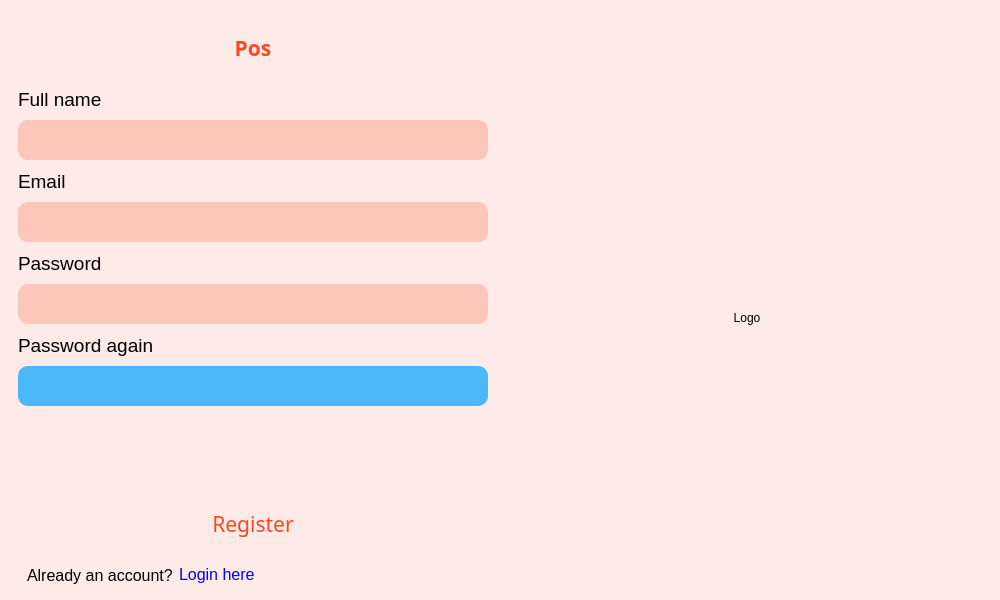
<?xml version="1.0" encoding="UTF-8"?>
<ui version="4.0">
 <class>MainWindow</class>
 <widget class="QMainWindow" name="MainWindow">
  <property name="geometry">
   <rect>
    <x>0</x>
    <y>0</y>
    <width>1000</width>
    <height>600</height>
   </rect>
  </property>
  <property name="sizePolicy">
   <sizepolicy hsizetype="Preferred" vsizetype="Fixed">
    <horstretch>0</horstretch>
    <verstretch>0</verstretch>
   </sizepolicy>
  </property>
  <property name="minimumSize">
   <size>
    <width>1000</width>
    <height>600</height>
   </size>
  </property>
  <property name="maximumSize">
   <size>
    <width>1000</width>
    <height>600</height>
   </size>
  </property>
  <property name="windowTitle">
   <string>MainWindow</string>
  </property>
  <widget class="QWidget" name="centralwidget">
   <property name="maximumSize">
    <size>
     <width>16777215</width>
     <height>600</height>
    </size>
   </property>
   <property name="styleSheet">
    <string notr="true">#centralwidget {
	background: #FEEBE7;
}

#title {
	color: #F54927;
}

#email, #password, #full_name {
	background: #FCC6BB;
	border: none;
	outline: none;
	border-radius: 10px;
	min-height: 40px;
}

#signup {
	color: #F54927;
	border: none;
	outline: none;
	border-radius: 10px;
	min-height: 40px;
}

#signup:hover {
	color: #FEEBE7;
	background: #F54927;
}

#forgot_pass, #nav_login {
	color: blue;
	background: transparent;
	border: none;
	outline: none;	
	text-align: left; 
}</string>
   </property>
   <layout class="QHBoxLayout" name="horizontalLayout" stretch="1,1">
    <item>
     <widget class="QWidget" name="widget" native="true">
      <property name="sizePolicy">
       <sizepolicy hsizetype="Preferred" vsizetype="Minimum">
        <horstretch>0</horstretch>
        <verstretch>0</verstretch>
       </sizepolicy>
      </property>
      <property name="minimumSize">
       <size>
        <width>0</width>
        <height>600</height>
       </size>
      </property>
      <property name="maximumSize">
       <size>
        <width>16777215</width>
        <height>600</height>
       </size>
      </property>
      <property name="styleSheet">
       <string notr="true"/>
      </property>
      <layout class="QVBoxLayout" name="verticalLayout">
       <item>
        <widget class="QLabel" name="title">
         <property name="sizePolicy">
          <sizepolicy hsizetype="Preferred" vsizetype="Fixed">
           <horstretch>0</horstretch>
           <verstretch>0</verstretch>
          </sizepolicy>
         </property>
         <property name="minimumSize">
          <size>
           <width>0</width>
           <height>30</height>
          </size>
         </property>
         <property name="maximumSize">
          <size>
           <width>16777215</width>
           <height>60</height>
          </size>
         </property>
         <property name="font">
          <font>
           <family>Arial Black</family>
           <pointsize>16</pointsize>
           <weight>75</weight>
           <bold>true</bold>
          </font>
         </property>
         <property name="text">
          <string>Pos</string>
         </property>
         <property name="alignment">
          <set>Qt::AlignCenter</set>
         </property>
        </widget>
       </item>
       <item>
        <widget class="QLabel" name="label_6">
         <property name="sizePolicy">
          <sizepolicy hsizetype="Preferred" vsizetype="Minimum">
           <horstretch>0</horstretch>
           <verstretch>0</verstretch>
          </sizepolicy>
         </property>
         <property name="minimumSize">
          <size>
           <width>0</width>
           <height>30</height>
          </size>
         </property>
         <property name="maximumSize">
          <size>
           <width>16777215</width>
           <height>30</height>
          </size>
         </property>
         <property name="font">
          <font>
           <family>Arial</family>
           <pointsize>14</pointsize>
          </font>
         </property>
         <property name="text">
          <string>Full name</string>
         </property>
        </widget>
       </item>
       <item>
        <widget class="QLineEdit" name="full_name">
         <property name="minimumSize">
          <size>
           <width>0</width>
           <height>40</height>
          </size>
         </property>
         <property name="font">
          <font>
           <family>Arial</family>
           <pointsize>14</pointsize>
          </font>
         </property>
        </widget>
       </item>
       <item>
        <widget class="QLabel" name="label_3">
         <property name="sizePolicy">
          <sizepolicy hsizetype="Preferred" vsizetype="Minimum">
           <horstretch>0</horstretch>
           <verstretch>0</verstretch>
          </sizepolicy>
         </property>
         <property name="minimumSize">
          <size>
           <width>0</width>
           <height>30</height>
          </size>
         </property>
         <property name="maximumSize">
          <size>
           <width>16777215</width>
           <height>30</height>
          </size>
         </property>
         <property name="font">
          <font>
           <family>Arial</family>
           <pointsize>14</pointsize>
          </font>
         </property>
         <property name="text">
          <string>Email</string>
         </property>
        </widget>
       </item>
       <item>
        <widget class="QLineEdit" name="email">
         <property name="minimumSize">
          <size>
           <width>0</width>
           <height>40</height>
          </size>
         </property>
         <property name="font">
          <font>
           <family>Arial</family>
           <pointsize>14</pointsize>
          </font>
         </property>
        </widget>
       </item>
       <item>
        <widget class="QLabel" name="label_4">
         <property name="minimumSize">
          <size>
           <width>0</width>
           <height>30</height>
          </size>
         </property>
         <property name="maximumSize">
          <size>
           <width>16777215</width>
           <height>30</height>
          </size>
         </property>
         <property name="font">
          <font>
           <family>Arial</family>
           <pointsize>14</pointsize>
          </font>
         </property>
         <property name="text">
          <string>Password</string>
         </property>
        </widget>
       </item>
       <item>
        <widget class="QLineEdit" name="password">
         <property name="minimumSize">
          <size>
           <width>0</width>
           <height>40</height>
          </size>
         </property>
         <property name="baseSize">
          <size>
           <width>0</width>
           <height>30</height>
          </size>
         </property>
         <property name="font">
          <font>
           <family>Arial</family>
           <pointsize>14</pointsize>
          </font>
         </property>
         <property name="echoMode">
          <enum>QLineEdit::Password</enum>
         </property>
        </widget>
       </item>
       <item>
        <widget class="QLabel" name="label_7">
         <property name="minimumSize">
          <size>
           <width>0</width>
           <height>30</height>
          </size>
         </property>
         <property name="maximumSize">
          <size>
           <width>16777215</width>
           <height>30</height>
          </size>
         </property>
         <property name="font">
          <font>
           <family>Arial</family>
           <pointsize>14</pointsize>
          </font>
         </property>
         <property name="text">
          <string>Password again</string>
         </property>
        </widget>
       </item>
       <item>
        <widget class="QLineEdit" name="password_2">
         <property name="minimumSize">
          <size>
           <width>0</width>
           <height>40</height>
          </size>
         </property>
         <property name="baseSize">
          <size>
           <width>0</width>
           <height>30</height>
          </size>
         </property>
         <property name="font">
          <font>
           <family>Arial</family>
           <pointsize>14</pointsize>
           <kerning>true</kerning>
          </font>
         </property>
         <property name="styleSheet">
          <string notr="true">#password_2 {
	background: #4BB8FA;
	border: none;
	outline: none;
	border-radius: 10px;
	min-height: 40px;
}</string>
         </property>
         <property name="echoMode">
          <enum>QLineEdit::Password</enum>
         </property>
        </widget>
       </item>
       <item>
        <widget class="QLabel" name="label_2">
         <property name="maximumSize">
          <size>
           <width>16777215</width>
           <height>130</height>
          </size>
         </property>
         <property name="text">
          <string/>
         </property>
         <property name="pixmap">
          <pixmap>../img/logo.png</pixmap>
         </property>
         <property name="alignment">
          <set>Qt::AlignCenter</set>
         </property>
        </widget>
       </item>
       <item>
        <widget class="QPushButton" name="signup">
         <property name="minimumSize">
          <size>
           <width>0</width>
           <height>40</height>
          </size>
         </property>
         <property name="font">
          <font>
           <family>Arial Black</family>
           <pointsize>16</pointsize>
          </font>
         </property>
         <property name="text">
          <string>Register</string>
         </property>
        </widget>
       </item>
       <item>
        <widget class="QWidget" name="widget_3" native="true">
         <property name="minimumSize">
          <size>
           <width>0</width>
           <height>50</height>
          </size>
         </property>
         <property name="maximumSize">
          <size>
           <width>16777215</width>
           <height>50</height>
          </size>
         </property>
         <layout class="QHBoxLayout" name="horizontalLayout_2" stretch="0,1">
          <item>
           <widget class="QLabel" name="label_5">
            <property name="font">
             <font>
              <family>Arial</family>
              <pointsize>12</pointsize>
             </font>
            </property>
            <property name="text">
             <string>Already an account?</string>
            </property>
           </widget>
          </item>
          <item>
           <widget class="QPushButton" name="nav_login">
            <property name="font">
             <font>
              <family>Arial</family>
              <pointsize>12</pointsize>
             </font>
            </property>
            <property name="layoutDirection">
             <enum>Qt::LeftToRight</enum>
            </property>
            <property name="text">
             <string>Login here</string>
            </property>
           </widget>
          </item>
         </layout>
        </widget>
       </item>
      </layout>
     </widget>
    </item>
    <item>
     <widget class="QWidget" name="widget_2" native="true">
      <property name="minimumSize">
       <size>
        <width>400</width>
        <height>0</height>
       </size>
      </property>
      <property name="maximumSize">
       <size>
        <width>16777215</width>
        <height>600</height>
       </size>
      </property>
      <property name="styleSheet">
       <string notr="true"/>
      </property>
      <layout class="QVBoxLayout" name="verticalLayout_2">
       <item>
        <widget class="QLabel" name="label">
         <property name="sizePolicy">
          <sizepolicy hsizetype="Preferred" vsizetype="Minimum">
           <horstretch>0</horstretch>
           <verstretch>0</verstretch>
          </sizepolicy>
         </property>
         <property name="minimumSize">
          <size>
           <width>250</width>
           <height>600</height>
          </size>
         </property>
         <property name="maximumSize">
          <size>
           <width>16777215</width>
           <height>600</height>
          </size>
         </property>
         <property name="styleSheet">
          <string notr="true"/>
         </property>
         <property name="text">
          <string>Logo</string>
         </property>
         <property name="pixmap">
          <pixmap>../img/3766277.png</pixmap>
         </property>
         <property name="scaledContents">
          <bool>true</bool>
         </property>
         <property name="alignment">
          <set>Qt::AlignCenter</set>
         </property>
        </widget>
       </item>
      </layout>
     </widget>
    </item>
   </layout>
  </widget>
 </widget>
 <resources/>
 <connections/>
</ui>
